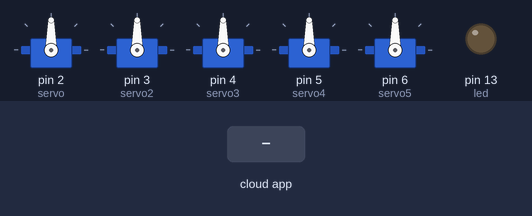
Recording of a sketch running on a simulated Arduino Uno, built with avr-gcc and run on an emulated ATmega328P. On the bench: 5 × servo, output pins drawn as LEDs (lit = HIGH). The test bench sets the inputs (shaded band). The ROS host is connected and sends only what is stated.

Above: at 1.2 s.
1.3 s: the phone or cloud app sets base_servo to 0
At 3.9 s:
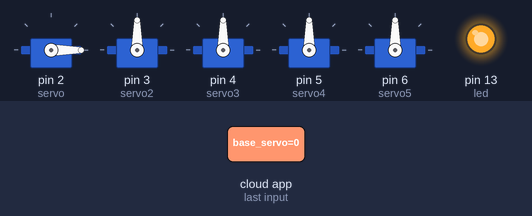
4.3 s: the phone or cloud app sets servo1 to 0
At 6.5 s:
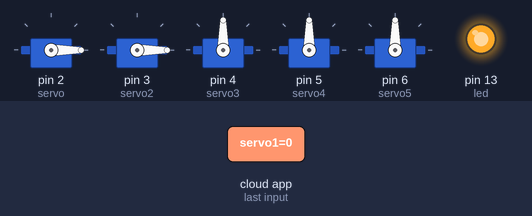
7.3 s: the phone or cloud app sets servo2 to 45
At 8.7 s:
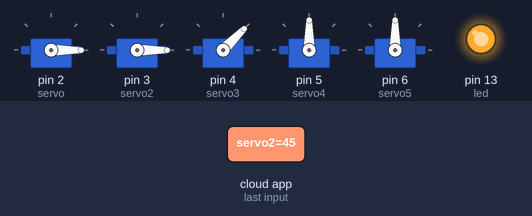
9.2 s: the phone or cloud app sets servo3 to 0
At 10.6 s:
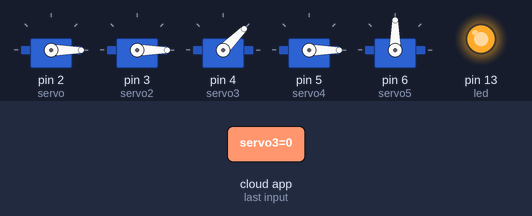
11.6 s: the phone or cloud app sets gripper_servo to 0
At 13.6 s:
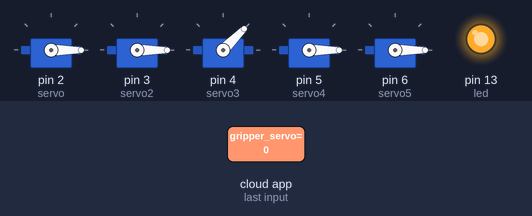
14.0 s: the phone or cloud app sets base_servo to 45
At 15.9 s:
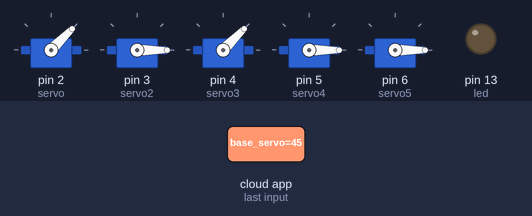
Timing chart, 0 to 17.4 s (numbered marks = the images above; inputs shaded):
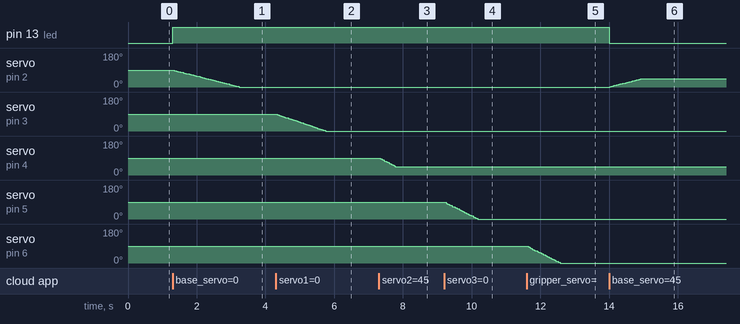

Measured:
- after the input at 1.3 s, pin 13 (led): LOW → HIGH at once; servo on pin 2 (servo): moves from 90° to 0° over 1.9 s, starting at once
- after the input at 4.3 s, servo on pin 3 (servo2): moves from 90° to 0° over 1.4 s, starting at once
- after the input at 7.3 s, servo on pin 4 (servo3): moves from 90° to 45° over 0.46 s, starting at once
- after the input at 9.2 s, servo on pin 5 (servo4): moves from 90° to 0° over 0.96 s, starting at once
- after the input at 11.6 s, servo on pin 6 (servo5): moves from 90° to 0° over 0.96 s, starting at once
- after the input at 14.0 s, pin 13 (led): HIGH → LOW at once; servo on pin 2 (servo): moves from 0° to 45° over 0.92 s, starting at once

The sketch:

sketch_may16a.ino
```cpp
/*
 * rosserial Servo Control Example
 *
 * This sketch demonstrates the control of hobby R/C servos
 * using ROS and the arduiono
 *
 * For the full tutorial write up, visit
 * wiki/rosserial_arduino_demos
 *
 * For more information on the Arduino Servo Library
 * Checkout :
 * http://www.arduino.cc/en/Reference/Servo
 */

#include <Arduino.h>
#include <VarSpeedServo.h>
//#include <Servo.h>
#include <ros.h>
#include <std_msgs/UInt16.h>

ros::NodeHandle  nh;

VarSpeedServo servo;
VarSpeedServo servo2;
VarSpeedServo servo3;
VarSpeedServo servo4;
VarSpeedServo servo5;

void servo_cb( const std_msgs::UInt16& cmd_msg){
  servo.write(cmd_msg.data, 30); //set servo angle, should be from 0-180
  digitalWrite(13, HIGH-digitalRead(13));  //toggle led
}
void servo_cb2( const std_msgs::UInt16& cmd_msg2){
  servo2.write(cmd_msg2.data, 40); //set servo angle, should be from 0-180
}
void servo_cb3( const std_msgs::UInt16& cmd_msg3){
  servo3.write(cmd_msg3.data, 60); //set servo angle, should be from 0-180
}
void servo_cb4( const std_msgs::UInt16& cmd_msg4){
  servo4.write(cmd_msg4.data, 60); //set servo angle, should be from 0-180
}
void servo_cb5( const std_msgs::UInt16& cmd_msg5){
  servo5.write(cmd_msg5.data, 60); //set servo angle, should be from 0-180
}


ros::Subscriber<std_msgs::UInt16> sub("base_servo", servo_cb);
ros::Subscriber<std_msgs::UInt16> sub2("servo1", servo_cb2);
ros::Subscriber<std_msgs::UInt16> sub3("servo2", servo_cb3);
ros::Subscriber<std_msgs::UInt16> sub4("servo3", servo_cb4);
ros::Subscriber<std_msgs::UInt16> sub5("gripper_servo", servo_cb5);

void setup(){
  pinMode(13, OUTPUT);

  nh.initNode();
  nh.subscribe(sub);
  nh.subscribe(sub2);
  nh.subscribe(sub3);
  nh.subscribe(sub4);
  nh.subscribe(sub5);

  servo.attach(2); //attach it to pin 9
  servo2.attach(3);
  servo3.attach(4);
  servo4.attach(5);
  servo5.attach(6);
}

void loop(){
  nh.spinOnce();
  delay(1);
}
```
